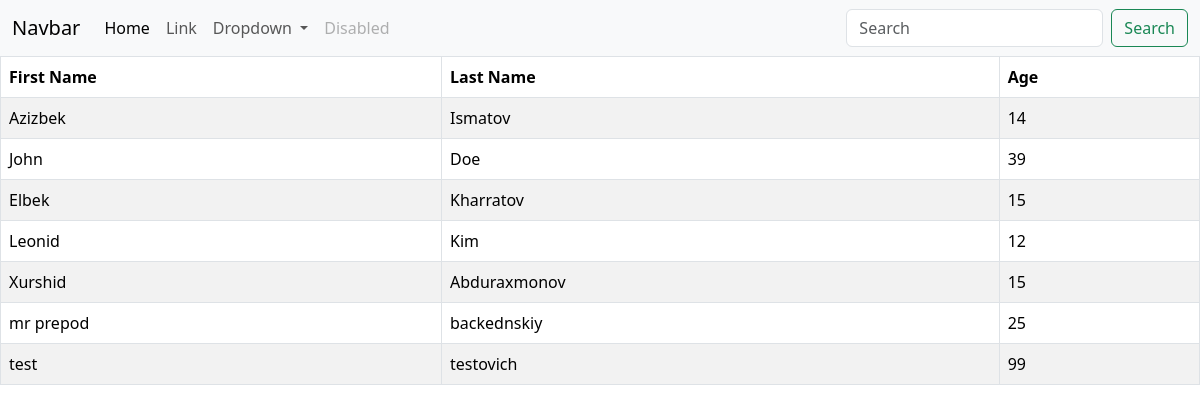
The page / on the database its author committed.
### dashboard/models.py (models this page shows, shortened)
class Data(models.Model):
    first_name = models.CharField(max_length=100)
    last_name = models.CharField(max_length=100)
    age = models.PositiveIntegerField(default=0)

### dashboard/views.py (the view)
# urls.py: path('', views.index, name='index')
def index(request):
    if 'q' in request.GET:
        q = request.GET['q']
        multiple = Q(Q(first_name__icontains=q) | Q(last_name__icontains=q) | Q(age__icontains=q))
        data = Data.objects.filter(multiple)
    else:
        data = Data.objects.all()
    context = {
        'data': data
    }
    return render(request, 'dashboard/index.html', context)

### templates/dashboard/index.html
{% extends 'partials/base.html' %}
{% block content %}
    <table class="table table-striped table-bordered">
  <thead>
    <tr>
      <th scope="col">First Name</th>
      <th scope="col">Last Name</th>
      <th scope="col">Age</th>
    </tr>
  </thead>
  <tbody>
  {% for data in data %}
    <tr>
      <td>{{data.first_name}}</td>
      <td>{{data.last_name}}</td>
      <td>{{data.age}}</td>
    </tr>
  {% endfor %}
  </tbody>
</table>
{% endblock %}

### templates/partials/base.html (shortened to what this page needs)
<!doctype html>
<html lang="en">
  <head>
    <link href="https://cdn.jsdelivr.net/npm/bootstrap@5.3.3/dist/css/bootstrap.min.css" rel="stylesheet">
  </head>
  <body>
    {% include 'partials/nav.html' %}
    {% block content %}
    {% endblock %}
  </body>
</html>

### templates/partials/nav.html (shortened to what this page needs)
<nav class="navbar navbar-expand-lg bg-body-tertiary">
  <div class="container-fluid">
    <a class="navbar-brand" href="{% url 'index' %}">Navbar</a>
    <div class="collapse navbar-collapse" id="navbarSupportedContent">
      <ul class="navbar-nav me-auto mb-2 mb-lg-0">
        <li class="nav-item">
          <a class="nav-link active" aria-current="page" href="#">Home</a>
        </li>
        <li class="nav-item">
          <a class="nav-link" href="#">Link</a>
        </li>
        <li class="nav-item dropdown">
          <a class="nav-link dropdown-toggle" href="#" role="button" data-bs-toggle="dropdown" aria-expanded="false">
            Dropdown
          </a>
        </li>
        <li class="nav-item">
          <a class="nav-link disabled" aria-disabled="true">Disabled</a>
        </li>
      </ul>
      <form class="d-flex" role="search">
        <input class="form-control me-2" type="search" name="q" placeholder="Search" aria-label="Search">
        <button class="btn btn-outline-success" type="submit">Search</button>
      </form>
    </div>
  </div>
</nav>

### rows shown on the page
Data: first_name "Azizbek", last_name "Ismatov", age "14"
Data: first_name "John", last_name "Doe", age "39"
Data: first_name "Elbek", last_name "Kharratov", age "15"
Data: first_name "Leonid", last_name "Kim", age "12"
Data: first_name "Xurshid", last_name "Abduraxmonov", age "15"
Data: first_name "mr prepod", last_name "backednskiy", age "25"
Data: first_name "test", last_name "testovich", age "99"
